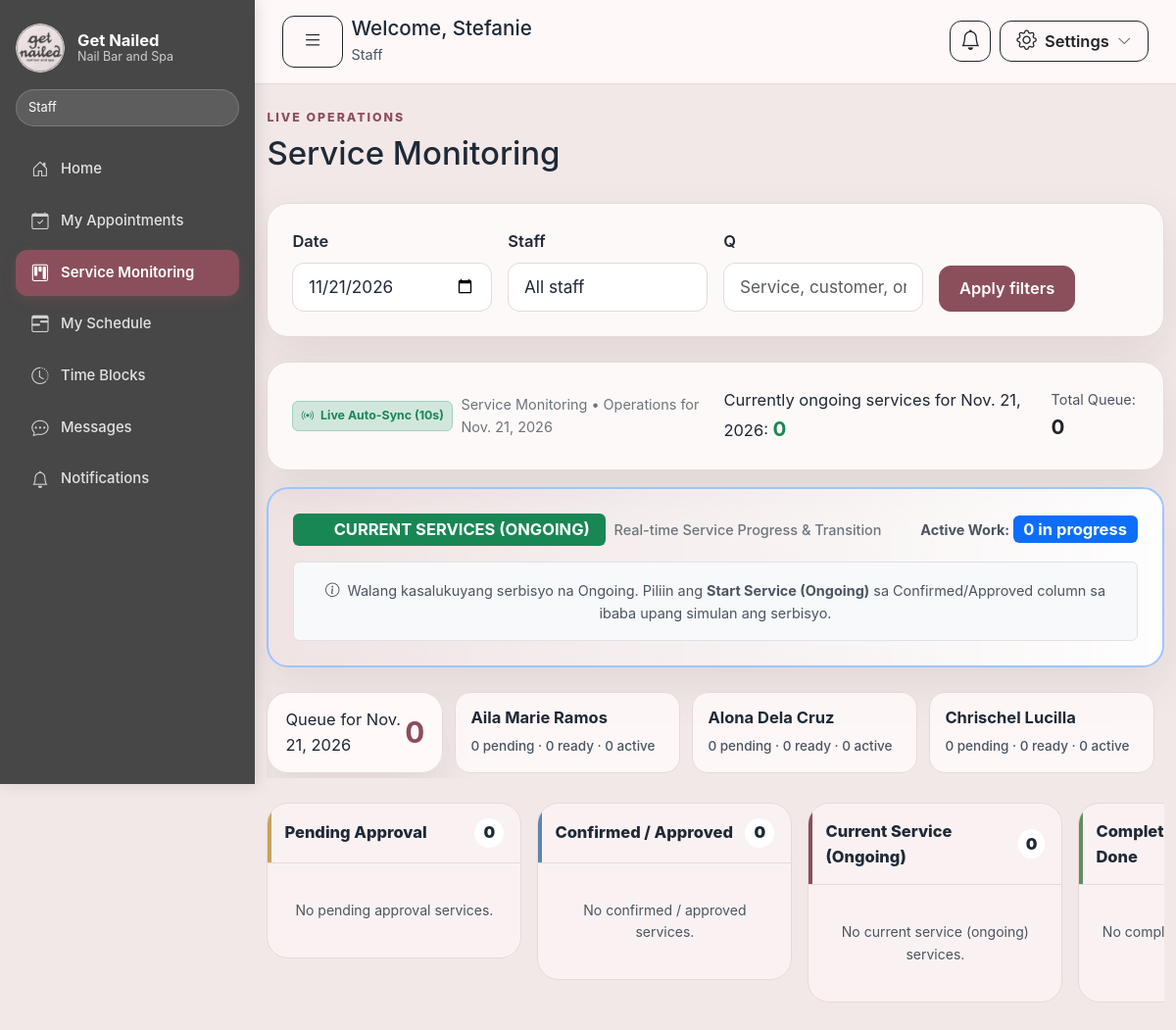
Page /monitoring/ (signed in) on the committed database.
### apps/accounts/models.py (models this page shows, shortened)
class User(AbstractUser):
    class Role(models.TextChoices):
        OWNER = "OWNER", "Owner / Manager"
        CASHIER = "CASHIER", "Cashier"
        STAFF = "STAFF", "Staff"
        CUSTOMER = "CUSTOMER", "Customer"
    email = models.EmailField("email address", unique=True)
    role = models.CharField(max_length=20, choices=Role.choices, default=Role.STAFF)
    phone_number = models.CharField(
        max_length=30,
        blank=True,
        validators=(validate_phone_number,),
    )
    is_active_staff_member = models.BooleanField(default=True)
    email_verified_at = models.DateTimeField(blank=True, null=True)
    is_locked = models.BooleanField(default=False)
    can_use_pos = models.BooleanField(default=False)
    can_manage_bookings = models.BooleanField(default=False)
    can_manage_customers = models.BooleanField(default=False)
    can_assign_services = models.BooleanField(default=False)
    objects = UserManager()
    USERNAME_FIELD = "email"
    REQUIRED_FIELDS = []
    class Meta:
        constraints = [
            models.UniqueConstraint(Lower("email"), name="accounts_user_email_ci_unique"),
        ]
    @property
    def is_owner(self):
        return self.role == self.Role.OWNER or self.is_superuser
    @property
    def is_cashier(self):
        return self.role == self.Role.CASHIER
    @property
    def is_service_staff(self):
        return self.role == self.Role.STAFF
    @property
    def is_customer(self):
        return self.role == self.Role.CUSTOMER
    def __str__(self):
        return self.get_full_name() or self.email

### apps/monitoring/views.py (the view)
# urls.py: path("", base_views.index, name="mfa_index"),
@capability_required(CAPABILITY_VIEW_MONITORING)
@require_GET
def index(request):
    return render(request, "monitoring/index.html", _board_context(request))

### apps/monitoring/forms.py
class MonitoringFilterForm(forms.Form):
    date = forms.DateField(
        required=False,
        initial=timezone.localdate,
        widget=forms.DateInput(attrs={**FORM_CONTROL, "type": "date"}),
    )
    staff = forms.ModelChoiceField(
        queryset=User.objects.none(),
        required=False,
        empty_label="All staff",
        widget=forms.Select(attrs=FORM_CONTROL),
    )
    q = forms.CharField(
        required=False,
        widget=forms.TextInput(
            attrs={**FORM_CONTROL, "placeholder": "Service, customer, or reference"}
        ),
    )
    def __init__(self, *args, **kwargs):
        super().__init__(*args, **kwargs)
        self.fields["staff"].queryset = User.objects.filter(
            role=User.Role.STAFF,
            is_active=True,
            is_active_staff_member=True,
            staff_profile__is_active=True,
        ).order_by("first_name", "last_name", "email")

### apps/accounts/authorization.py (called while the page is built)
def is_owner(user):
    return bool(user.is_authenticated and (user.is_superuser or user.is_owner))

def is_internal_user(user):
    return bool(
        user.is_authenticated
        and (is_owner(user) or user.is_cashier or user.is_service_staff)
    )

### apps/accounts/mfa.py (called while the page is built)
def is_mfa_required(user):
    if not user.is_authenticated:
        return False
    if (user.role == User.Role.OWNER or user.is_superuser) and settings.MFA_ENFORCE_OWNER:
        return True
    if user.role not in {User.Role.CASHIER, User.Role.STAFF}:
        return False
    if settings.MFA_REQUIRE_INTERNAL_USERS:
        return True
    return bool(
        MFAConfiguration.objects.filter(pk=1).values_list(
            "require_internal_user_mfa", flat=True
        ).first()
    )

### apps/audittrail/events.py (called while the page is built)
def set_current_request(request):
    return _current_request.set(request)

def reset_current_request(token):
    _current_request.reset(token)

### apps/core/context_processors.py (called while the page is built)
def branding(request):
    ctx = {'BRAND_NAME': settings.BRAND_NAME}
    user = getattr(request, 'user', None)
    if user and user.is_authenticated:
        try:
            from apps.notifications.models import Notification
            ctx['unread_notifications_count'] = Notification.objects.filter(recipient=user, is_read=False).count()
        except Exception:
            ctx['unread_notifications_count'] = 0
    return ctx

### templates/monitoring/index.html (shortened to what this page needs)
{% extends 'base.html' %}
{% block content %}<div class="page-heading service-heading"><div><div class="eyebrow">LIVE OPERATIONS</div><h2>Service Monitoring</h2></div>{% if can_assign %}<a class="btn btn-outline-brand" href="{% url 'monitoring:assignments' %}">Manage assignments</a>{% endif %}</div><div class="content-card mb-4"><form class="row g-3 align-items-end" method="get">{% for field in filter_form %}<div class="col-md-3"><label class="form-label" for="{{ field.id_for_label }}">{{ field.label }}</label>{{ field }}</div>{% endfor %}<div class="col-md-3"><button class="btn btn-brand" type="submit">Apply filters</button></div></form></div>{% include 'monitoring/_board.html' %}<script src="https://unpkg.com/htmx.org@2.0.4"></script>{% endblock %}

### templates/partials/sidebar.html (shortened to what this page needs)
{% load static %}
<aside class="sidebar" id="admin-sidebar">
  <div class="sidebar-header d-flex align-items-center justify-content-between mb-3">
    <a class="brand mb-0" href="{% url 'core:dashboard_router' %}">
      <img src="{% static 'images/get-nailed-logo.png' %}" class="brand-logo" alt="Get Nailed logo">
      <span><strong>Get Nailed</strong><small>Nail Bar and Spa</small></span>
    </a>
  </div>
  <div class="role-chip">{{ user.get_role_display }}</div>
  <nav class="sidebar-nav">
    <a href="{% url 'core:dashboard_router' %}">
      <i class="bi bi-house-door"></i>
      <span>Home</span>
    </a>
    {% if user.is_service_staff %}
      <a href="{% url 'bookings:assigned' %}">
        <i class="bi bi-calendar-check"></i>
        <span>My Appointments</span>
      </a>
      <a href="{% url 'monitoring:index' %}">
        <i class="bi bi-kanban"></i>
        <span>Service Monitoring</span>
      </a>
      <a href="{% url 'services:schedule_list' %}">
        <i class="bi bi-calendar3-range"></i>
        <span>My Schedule</span>
      </a>
      <a href="{% url 'services:time_block_list' %}">
        <i class="bi bi-clock-history"></i>
        <span>Time Blocks</span>
      </a>
    {% endif %}
    <a href="{% url 'notifications:messages' %}">
      <i class="bi bi-chat-dots"></i>
      <span>Messages</span>
    </a>
    <a href="{% url 'notifications:index' %}">
      <i class="bi bi-bell"></i>
      <span>Notifications</span>
    </a>
  </nav>
</aside>

### templates/partials/topbar.html (shortened to what this page needs)
<header class="topbar">
  <div class="d-flex align-items-center gap-2">
    <button class="btn btn-outline-dark btn-sm d-none d-lg-inline-flex" type="button" id="sidebar-collapse-toggle" aria-controls="admin-sidebar" aria-expanded="true" aria-label="Toggle side navigation" title="Toggle side navigation">
      <i class="bi bi-list fs-5"></i>
    </button>
    <div>
      <h1 class="h5 mb-0">Welcome, {{ user.first_name|default:user.email }}</h1>
      <small class="text-muted">{{ user.get_role_display }}</small>
    </div>
  </div>
  <div class="d-flex align-items-center gap-2">
    <a href="{% url 'notifications:index' %}" class="btn btn-outline-dark btn-sm position-relative d-inline-flex align-items-center justify-content-center" style="width: 42px; height: 42px; border-radius: 12px;" aria-label="Notifications" title="Notifications">
      <i class="bi bi-bell fs-5"></i>
    </a>
    <div class="dropdown">
      <button class="btn btn-outline-dark btn-sm d-inline-flex align-items-center justify-content-center gap-2 px-3" style="height: 42px; border-radius: 12px;" type="button" id="topbarSettingsDropdown" data-bs-toggle="dropdown" aria-expanded="false" title="Settings &amp; Account">
        <i class="bi bi-gear fs-5"></i>
        <span class="d-none d-sm-inline fw-semibold">Settings</span>
        <i class="bi bi-chevron-down small opacity-75"></i>
      </button>
    </div>
  </div>
</header>

### templates/monitoring/_board.html (shortened to what this page needs)
<section id="service-board" hx-get="{% url 'monitoring:board' %}{% if poll_query %}?{{ poll_query }}{% endif %}" hx-trigger="every 10s" hx-target="this" hx-swap="outerHTML">
  <div class="content-card mb-3 d-flex align-items-center justify-content-between" role="status" aria-live="polite">
    <div class="d-flex align-items-center gap-2">
      <span class="badge bg-success-subtle text-success border border-success-subtle p-2">
        <i class="bi bi-broadcast me-1"></i> Live Auto-Sync (10s)
      </span>
      <span class="small text-secondary">Service Monitoring &bull; Operations for {{ selected_date }}</span>
    </div>
    <div class="d-flex align-items-center gap-3">
      <span>Currently ongoing services for {{ selected_date }}: <strong class="fs-5 text-success">{{ ongoing_count }}</strong></span>
      <span class="small text-muted">Total Queue: <strong class="fs-5 text-dark">{{ queue_count }}</strong></span>
    </div>
  </div>
  <div class="content-card mb-4 border-2 border-primary-subtle" style="background: linear-gradient(to right, rgba(139,79,92,0.03), rgba(255,255,255,0.95));">
    <div class="d-flex align-items-center justify-content-between mb-3 flex-wrap gap-2">
      <div class="d-flex align-items-center gap-2">
        <span class="badge bg-success text-white py-2 px-3 fs-6 d-inline-flex align-items-center">
          CURRENT SERVICES (ONGOING)
        </span>
        <span class="text-secondary small fw-medium">Real-time Service Progress & Transition</span>
      </div>
      <div class="small fw-bold">
        <span class="text-muted">Active Work: </span>
        <span class="badge bg-primary fs-6">{{ ongoing_count }} in progress</span>
      </div>
    </div>
    {% if current_ongoing_services %}
      <div class="row g-3">
        {% for item in current_ongoing_services %}
          <div class="col-md-6 col-lg-4">
            <div class="card h-100 shadow-sm border" style="border-top: 4px solid var(--deep-rose)!important;">
              <div class="card-body p-3">
                <div class="d-flex justify-content-between align-items-start mb-2">
                  <div>
                    <span class="badge bg-light text-dark border small">Ref #{{ item.appointment.reference }}</span>
                    <h4 class="h6 mb-0 mt-1 fw-bold text-dark">{{ item.service_name }}</h4>
                  </div>
                  <span class="badge bg-warning-subtle text-warning-emphasis border border-warning-subtle">
                    <i class="bi bi-clock-history me-1"></i>Ongoing
                  </span>
                </div>
                <div class="small text-muted mb-2">
                  <i class="bi bi-person me-1"></i>Client: <strong>{{ item.appointment.customer_name }}</strong><br>
                  <i class="bi bi-person-badge me-1"></i>Technician: <strong>{{ item.assigned_staff|default:"Unassigned" }}</strong>
                </div>
                <div class="mb-2">
                  <div class="d-flex justify-content-between small text-muted mb-1">
                    <span>Elapsed: <strong>{{ item.elapsed_minutes }}m</strong> / {{ item.duration_minutes }}m</span>
                    <span>Remaining: <strong>{{ item.remaining_minutes }}m</strong></span>
                  </div>
                  <div class="progress" style="height: 8px;">
                    <div class="progress-bar progress-bar-striped progress-bar-animated bg-success" role="progressbar" style="width: {{ item.progress_percent }}%;" aria-valuenow="{{ item.progress_percent }}" aria-valuemin="0" aria-valuemax="100"></div>
                  </div>
                </div>
                <form method="post" action="{% url 'monitoring:update_status' pk=item.pk status='COMPLETED' %}" hx-post="{% url 'monitoring:update_status' pk=item.pk status='COMPLETED' %}" hx-target="#service-board" hx-swap="outerHTML" class="mt-3">
                  {% csrf_token %}
                  <input type="hidden" name="note" value="Confirmed completed from Live Service Monitor">
                  <button class="btn btn-sm btn-brand w-100 d-flex align-items-center justify-content-center gap-1" type="submit">
                    <i class="bi bi-check-circle-fill"></i> Confirm Service Completed
                  </button>
                </form>
              </div>
            </div>
          </div>
        {% endfor %}
      </div>
    {% else %}
      <div class="p-3 text-center rounded border bg-light">
        <p class="text-muted mb-0 small"><i class="bi bi-info-circle me-1"></i> Walang kasalukuyang serbisyo na Ongoing. Piliin ang <strong>Start Service (Ongoing)</strong> sa Confirmed/Approved column sa ibaba upang simulan ang serbisyo.</p>
      </div>
    {% endif %}
  </div>
  <div class="monitoring-summary mb-4"><div class="content-card queue-total"><span>Queue for {{ selected_date }}</span><strong>{{ queue_count }}</strong></div>{% for staff in workloads %}<div class="workload-chip"><strong>{{ staff }}</strong><span>{{ staff.pending_count }} pending · {{ staff.approved_count }} ready · {{ staff.ongoing_count }} active</span></div>{% empty %}<div class="workload-chip"><span>No active staff profiles.</span></div>{% endfor %}</div>
  <div class="monitoring-board">{% for column in columns %}<section class="monitoring-column monitoring-{{ column.status|lower }}"><header><span>{{ column.label }}</span><strong>{{ column.items|length }}</strong></header><div class="monitoring-stack">{% for item in column.items %}<article class="service-work-card{% if item.is_late %} service-work-late{% endif %}"><div class="d-flex justify-content-between gap-2"><div class="eyebrow">{{ item.appointment.reference }}</div>{% if item.is_late %}<span class="late-chip">Late</span>{% endif %}</div><h3>{{ item.service_name }}</h3><p class="customer-line">{{ item.appointment.customer_name }}</p><dl><dt>Scheduled</dt><dd>{{ item.appointment.start_time }}</dd><dt>Expected finish</dt><dd>{{ item.expected_finish|time:"g:i A" }}</dd><dt>Staff</dt><dd>{{ item.assigned_staff|default:"Unassigned" }}</dd></dl>{% if can_assign %}<form method="post" action="{% url 'monitoring:assign' pk=item.pk %}" hx-post="{% url 'monitoring:assign' pk=item.pk %}" hx-target="#service-board" hx-swap="outerHTML" class="assignment-inline">{% csrf_token %}<select class="form-select" name="assigned_staff"><option value="">Unassigned</option>{% for staff in staff_choices %}<option value="{{ staff.pk }}"{% if item.assigned_staff_id == staff.pk %} selected{% endif %}>{{ staff }}</option>{% endfor %}</select><button class="btn btn-sm btn-outline-brand" type="submit">Assign</button></form>{% endif %}{% if item.next_statuses %}<form method="post" class="status-actions">{% csrf_token %}<input class="form-control form-control-sm" type="text" name="note" maxlength="500" placeholder="Optional transition note">{% for value, label in item.next_statuses %}<button class="btn btn-sm btn-brand" type="submit" formaction="{% url 'monitoring:update_status' pk=item.pk status=value %}" hx-post="{% url 'monitoring:update_status' pk=item.pk status=value %}" hx-target="#service-board" hx-swap="outerHTML">{{ label }}</button>{% endfor %}</form>{% endif %}</article>{% empty %}<div class="monitoring-empty">No {{ column.label|lower }} services.</div>{% endfor %}</div></section>{% endfor %}</div>
</section>

### rows in the picture
User: role "Staff", first_name "Stefanie"
User: first_name+last_name "Aila Marie Ramos", pending_count "0", approved_count "0", ongoing_count "0"
User: first_name+last_name "Alona Dela Cruz", pending_count "0", approved_count "0", ongoing_count "0"
User: first_name+last_name "Chrischel Lucilla", pending_count "0", approved_count "0", ongoing_count "0"

### other values in the picture
{{ field.label }} "Date" "Staff" "Q"
{{ selected_date }} "Nov. 21, 2026"
{{ ongoing_count }} "0"
{{ queue_count }} "0"
{{ column.label }} "Pending Approval" "Confirmed / Approved" "Current Service (Ongoing)"
{{ column.items|length }} "0" "0" "0"
{{ column.label|lower }} "pending approval" "confirmed / approved" "current service (ongoing)"
